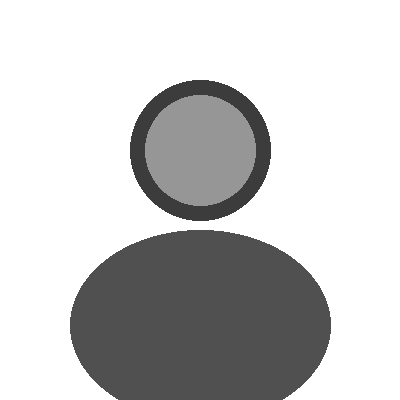
#> input picture source-prepped.png, 400 x 400 px
$ python make_ascii_svg.py
#> lines starting #> are read from the running program, lines starting #| are printed output that depends on the picture
"""
Convert a portrait photo into a monochrome ASCII-art SVG that "types"
itself in like a terminal, then holds.

Output: prem-ascii.svg
Usage:
    python scripts/make_ascii_svg.py [source-prepped.png] [prem-ascii.svg]
"""
from PIL import Image, ImageEnhance, ImageFilter
import html
import os
import sys

HERE = os.path.dirname(os.path.abspath(__file__))
SRC = sys.argv[1] if len(sys.argv) > 1 else os.path.join(HERE, "..", "source-prepped.png")
OUT = sys.argv[2] if len(sys.argv) > 2 else os.path.join(HERE, "..", "prem-ascii.svg")

# Ensure prepped image exists
if not os.path.exists(SRC):
    prep_script = os.path.join(HERE, "prep_photo.py")
    if os.path.exists(prep_script):
        os.system(f'"{sys.executable}" "{prep_script}"')

COLS = 100
ROWS = 53
CELL_W = 8
CELL_H = 15
RAMP = " .`:-=+*cs#%@"  # bright(sparse) -> dark(dense); leading space clears bg

CONTRAST = 1.05
BRIGHTNESS = 1.0
GAMMA = 1.18
WHITE_FLOOR = 0.80

PAD = 20
TITLEBAR_H = 30
STATUS_H = 30
ART_W = COLS * CELL_W
ART_H = ROWS * CELL_H
CANVAS_W = ART_W + PAD * 2
CANVAS_H = TITLEBAR_H + ART_H + STATUS_H + PAD

BG = "#0d1117"
BG2 = "#111722"
FRAME = "#30363d"
TITLE_TEXT = "#7d8590"
INK = "#c9d1d9"
CURSOR = "#c9d1d9"

ROW_DUR = 0.11
STAGGER = 0.11

im = Image.open(SRC).convert("L")
#> im is the input picture: PIL image 400x400 L; min 60, max 255, mean 201.2
im = ImageEnhance.Brightness(im).enhance(BRIGHTNESS)
im = ImageEnhance.Contrast(im).enhance(CONTRAST)
im = im.resize((COLS, ROWS), Image.LANCZOS)
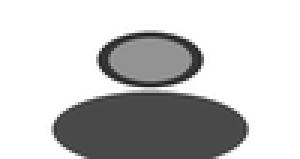
#> im: PIL image 100x53 L (shown 3 times larger); min 31, max 255, mean 198.8
px = im.load()

STATIC = bool(os.environ.get("STATIC"))

rows_txt = []
for y in range(ROWS):
    chars = []
    for x in range(COLS):
        lum = px[x, y] / 255.0
        lum = pow(lum, GAMMA)
        if lum >= WHITE_FLOOR:
            chars.append(" ")
            continue
        idx = int((1.0 - lum) * (len(RAMP) - 1) + 0.5)
        idx = max(0, min(len(RAMP) - 1, idx))
        chars.append(RAMP[idx])
    rows_txt.append("".join(chars))
#> after the loop, rows_txt = 53 items

art_top = TITLEBAR_H + PAD * 0.35

parts = []
parts.append(
    f'<svg xmlns="http://www.w3.org/2000/svg" width="{CANVAS_W}" height="{CANVAS_H}" '
    f'viewBox="0 0 {CANVAS_W} {CANVAS_H}" font-family="ui-monospace, SFMono-Regular, '
    f'Menlo, Consolas, monospace">'
)
parts.append('<defs>'
             f'<linearGradient id="bg" x1="0" y1="0" x2="0" y2="1">'
             f'<stop offset="0" stop-color="{BG2}"/><stop offset="1" stop-color="{BG}"/>'
             f'</linearGradient></defs>')

parts.append(f'<rect width="{CANVAS_W}" height="{CANVAS_H}" rx="12" fill="url(#bg)"/>')
parts.append(f'<rect x="0.5" y="0.5" width="{CANVAS_W-1}" height="{CANVAS_H-1}" rx="12" '
             f'fill="none" stroke="{FRAME}" stroke-width="1"/>')

parts.append(f'<line x1="0" y1="{TITLEBAR_H}" x2="{CANVAS_W}" y2="{TITLEBAR_H}" stroke="{FRAME}"/>')
for i, dotcol in enumerate(["#ff5f56", "#ffbd2e", "#27c93f"]):
    parts.append(f'<circle cx="{PAD + i*16}" cy="{TITLEBAR_H/2}" r="5" fill="{dotcol}"/>')
parts.append(f'<text x="{CANVAS_W/2}" y="{TITLEBAR_H/2 + 4}" fill="{TITLE_TEXT}" font-size="12" '
             f'text-anchor="middle">prem@github: ~$ ./portrait.sh</text>')

font_size = CELL_H * 0.86
for ry, line in enumerate(rows_txt):
    y = art_top + ry * CELL_H + CELL_H * 0.74
    row_y = art_top + ry * CELL_H
    delay = ry * STAGGER
    safe = html.escape(line)
    text = (f'<text xml:space="preserve" x="{PAD}" y="{y:.1f}" fill="{INK}" '
            f'font-size="{font_size:.1f}" textLength="{ART_W}" lengthAdjust="spacing">{safe}</text>')

    if STATIC:
        parts.append(text)
        continue

    parts.append(
        f'<clipPath id="r{ry}"><rect x="{PAD}" y="{row_y:.1f}" height="{CELL_H}" width="0">'
        f'<animate attributeName="width" from="0" to="{ART_W}" begin="{delay:.3f}s" '
        f'dur="{ROW_DUR:.2f}s" fill="freeze"/></rect></clipPath>'
    )
    parts.append(f'<g clip-path="url(#r{ry})">{text}</g>')
    parts.append(
        f'<rect y="{row_y+1:.1f}" width="{CELL_W}" height="{CELL_H-2}" fill="{CURSOR}" opacity="0">'
        f'<animate attributeName="x" from="{PAD}" to="{PAD+ART_W}" begin="{delay:.3f}s" '
        f'dur="{ROW_DUR:.2f}s" fill="freeze"/>'
        f'<set attributeName="opacity" to="0.85" begin="{delay:.3f}s"/>'
        f'<set attributeName="opacity" to="0" begin="{delay+ROW_DUR:.3f}s"/></rect>'
    )
#> this loop made 53 passes
#> (y, row_y, delay) on passes 1 to 12: (48.1, 37, 0), (63.1, 52, 0.11), (78.1, 67, 0.22), (93.1, 82, 0.33), (108.1, 97, 0.44), (123.1, 112, 0.55), (138.1, 127, 0.66), (153.1, 142, 0.77), (168.1, 157, 0.88), (183.1, 172, 0.99), (198.1, 187, 1.1), (213.1, 202, 1.21)
#> after the loop, parts = 168 items

status_line_y = TITLEBAR_H + ART_H + PAD * 0.35
status_y = status_line_y + 19
parts.append(f'<line x1="0" y1="{status_line_y:.1f}" x2="{CANVAS_W}" y2="{status_line_y:.1f}" stroke="{FRAME}"/>')
parts.append(f'<text x="{PAD}" y="{status_y:.1f}" fill="{TITLE_TEXT}" font-size="13">'
             f'prem@github:~$ whoami <tspan fill="{INK}">Prem Kumar Kuppili</tspan></text>')
parts.append(f'<rect x="{PAD+215}" y="{status_y-12:.1f}" width="8" height="14" fill="{INK}">'
             f'<animate attributeName="opacity" values="1;1;0;0" keyTimes="0;0.5;0.51;1" '
             f'dur="1s" repeatCount="indefinite"/></rect>')

parts.append("</svg>")
svg = "".join(parts)
with open(OUT, "w", encoding="utf-8") as f:
    f.write(svg)
print(f"Wrote {OUT} ({len(svg)} bytes; {CANVAS_W}x{CANVAS_H})")
#| Wrote scripts/../prem-ascii.svg (37805 bytes; 840x875)

$ run again, with source-photo.png copied over source-prepped.png
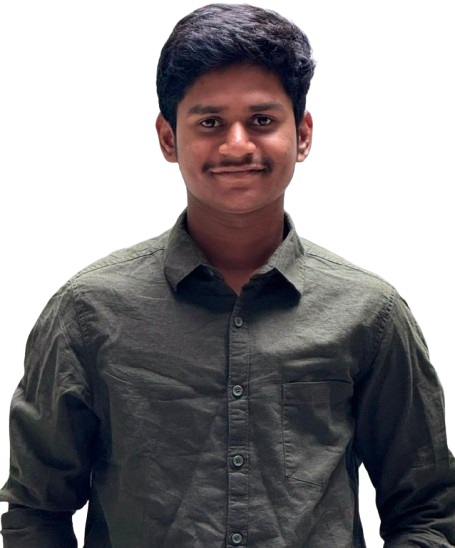
#> input picture source-photo.png, 455 x 548 px
#> `im = Image.open(SRC).convert("L")`:
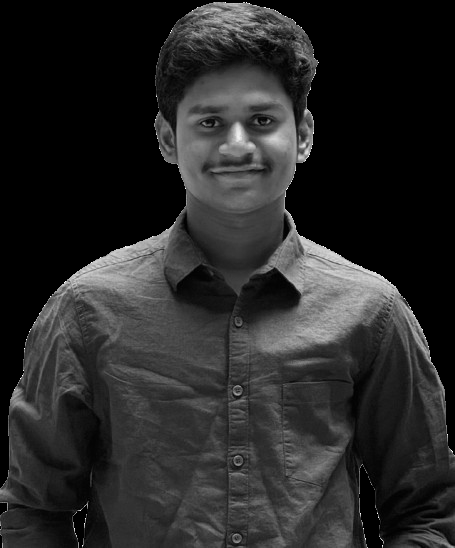
#> im: PIL image 455x548 L; min 0, max 255, mean 39.6
#> `im = im.resize((COLS, ROWS), Image.LANCZOS)`:
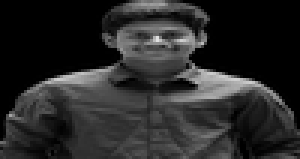
#> im: PIL image 100x53 L (shown 3 times larger); min 0, max 224, mean 40.3
#> after the loop `for y in range(ROWS):`: rows_txt = 53 items
#> the loop `for ry, line in enumerate(rows_txt):` made 53 passes
#> (y, row_y, delay) on passes 1 to 8: (48.1, 37, 0), (63.1, 52, 0.11), (78.1, 67, 0.22), (93.1, 82, 0.33), (108.1, 97, 0.44), (123.1, 112, 0.55), (138.1, 127, 0.66), (153.1, 142, 0.77)
#> after the loop `for ry, line in enumerate(rows_txt):`: parts = 168 items
#| Wrote scripts/../prem-ascii.svg (37805 bytes; 840x875)
